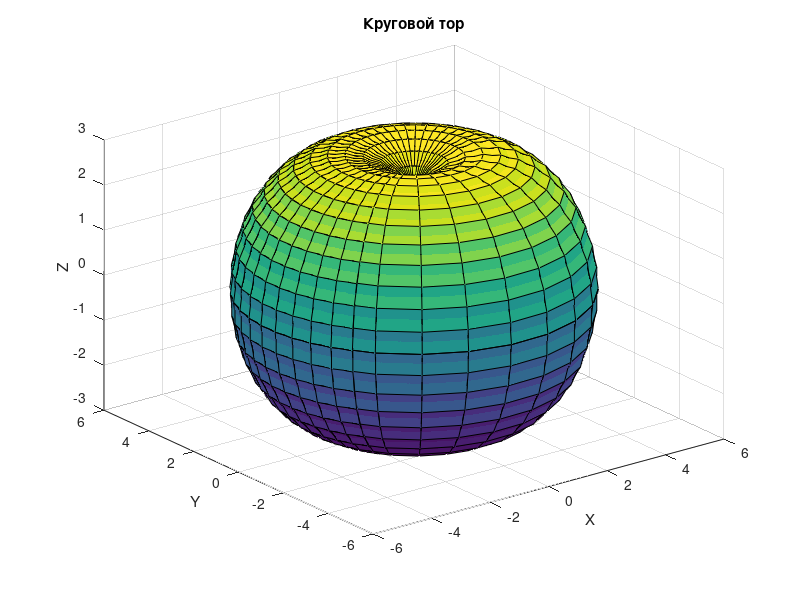

Here is the MATLAB script that generated this plot:
u=linspace(0,10,40); v=linspace(-2*pi,2*pi,40);
[UU,VV]=meshgrid(u,v);
a=2;b=3;
x=(a+b*cos(VV)).*cos(UU);
y=(a+b*cos(VV)).*sin(UU);
z=b*sin(VV);
surf(x,y,z);
xlabel('X'); ylabel('Y');
zlabel('Z'); 
title('Круговой тор');